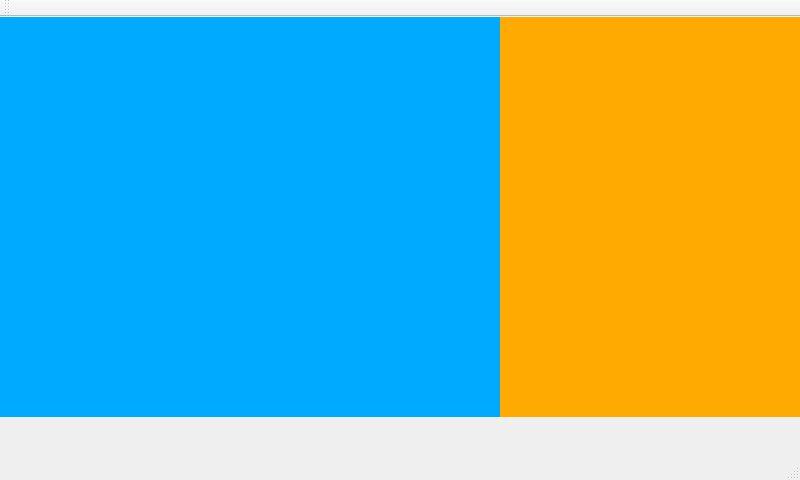
<?xml version="1.0" encoding="UTF-8"?>
<ui version="4.0">
 <class>MyMainWin</class>
 <widget class="QMainWindow" name="MyMainWin">
  <property name="geometry">
   <rect>
    <x>0</x>
    <y>0</y>
    <width>800</width>
    <height>480</height>
   </rect>
  </property>
  <property name="windowTitle">
   <string>MyMainWin</string>
  </property>
  <property name="statusTip">
   <string notr="true"/>
  </property>
  <property name="styleSheet">
   <string notr="true">
border-image: url(:/images/UI5.jpg);


QWidget#rollWidget{
background-color: rgb(85, 255, 127);
}

QWidget#weatherWidget{
background-color: rgb(255, 170, 0);
}</string>
  </property>
  <widget class="QWidget" name="centralWidget">
   <widget class="WeathWin" name="weatherWidget" native="true">
    <property name="geometry">
     <rect>
      <x>500</x>
      <y>0</y>
      <width>300</width>
      <height>400</height>
     </rect>
    </property>
    <property name="styleSheet">
     <string notr="true"/>
    </property>
   </widget>
   <widget class="PictureWin" name="pictureWidget" native="true">
    <property name="geometry">
     <rect>
      <x>0</x>
      <y>0</y>
      <width>500</width>
      <height>400</height>
     </rect>
    </property>
    <property name="styleSheet">
     <string notr="true">
background-color: rgb(0, 170, 255);</string>
    </property>
   </widget>
   <widget class="VideoWin" name="videoWidget" native="true">
    <property name="geometry">
     <rect>
      <x>0</x>
      <y>0</y>
      <width>500</width>
      <height>400</height>
     </rect>
    </property>
    <property name="styleSheet">
     <string notr="true">
background-color: rgb(0, 170, 255);</string>
    </property>
   </widget>
   <widget class="RollWin" name="rollWidget" native="true">
    <property name="geometry">
     <rect>
      <x>0</x>
      <y>400</y>
      <width>800</width>
      <height>31</height>
     </rect>
    </property>
   </widget>
  </widget>
  <widget class="QMenuBar" name="menuBar">
   <property name="geometry">
    <rect>
     <x>0</x>
     <y>0</y>
     <width>800</width>
     <height>23</height>
    </rect>
   </property>
  </widget>
  <widget class="QToolBar" name="mainToolBar">
   <attribute name="toolBarArea">
    <enum>TopToolBarArea</enum>
   </attribute>
   <attribute name="toolBarBreak">
    <bool>false</bool>
   </attribute>
  </widget>
  <widget class="QStatusBar" name="statusBar"/>
 </widget>
 <layoutdefault spacing="6" margin="11"/>
 <customwidgets>
  <customwidget>
   <class>RollWin</class>
   <extends>QWidget</extends>
   <header>rollwin.h</header>
   <container>1</container>
  </customwidget>
  <customwidget>
   <class>VideoWin</class>
   <extends>QWidget</extends>
   <header>videowin.h</header>
   <container>1</container>
  </customwidget>
  <customwidget>
   <class>WeathWin</class>
   <extends>QWidget</extends>
   <header>weathwin.h</header>
   <container>1</container>
  </customwidget>
  <customwidget>
   <class>PictureWin</class>
   <extends>QWidget</extends>
   <header>picturewin.h</header>
   <container>1</container>
  </customwidget>
 </customwidgets>
 <resources/>
 <connections/>
</ui>
